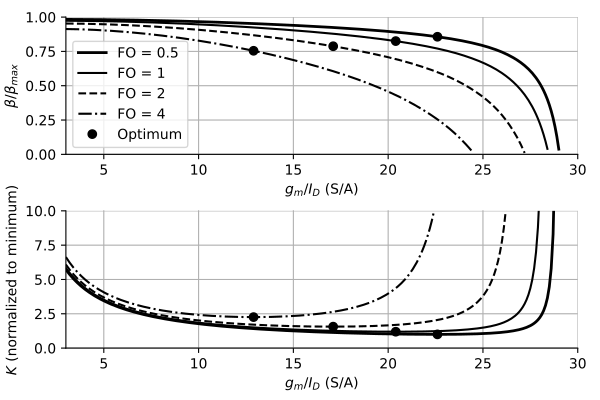

Here is the Python script that generated this plot:
import numpy as np
import matplotlib.pyplot as plt
from pygmid import Lookup as lk
from format_and_save import format_and_save
from scipy.interpolate import interp1d
# setup matplotlib
plt.rcParams['axes.spines.right'] = False
plt.rcParams['axes.spines.top'] = False
plt.rcParams.update({"axes.grid": True})

# Interpolation function
def interp1(x, y, value):
    # Perform cubic interpolation using interp1d
    f = interp1d(x, y, kind='cubic')
    return f(value)
# Specify appropriate path...
NCH = lk('65nch.mat')
PCH = lk('65pch.mat')


# Parameters
wu = 2 * np.pi * 1e9
L = 0.1
G = 2
FO = [0.5, 1, 2, 4]
gm_ID = np.arange(3, 29.1, 0.1)
wTi = NCH.look_up( 'GM_CGS', GM_ID=gm_ID, L=L)
beta = np.full((len(FO), len(gm_ID)), np.nan)
K = np.full((len(FO), len(gm_ID)), np.nan)

# Compute K factor
for i in range(len(FO)):
    beta[i, :] = (1 - (1 + FO[i] * G) * wu / wTi) / (1 + G - (wu / wTi))
    beta[beta < 0] = np.nan
    K[i, :] = 1 / beta[i, :] ** 2 / gm_ID

# Normalize and find minimum current
K = K / np.nanmin(np.nanmin(K, axis=1))

Kmin = np.nanmin(K, axis=1)
idx = np.nanargmin(K, axis=1)

# Parameter values at minimum current
gm_ID_opt = gm_ID[idx]
fT_opt = wTi[idx] / (2 * np.pi)
beta_opt = np.diag(beta[:, idx])
beta_max = 1 / (1 + G)
beta_opt_max = beta_opt / beta_max
cgs_cs_cf = 1 / beta_opt_max - 1

# Plot

fig, axs = plt.subplots()

plt.subplot(2, 1, 1)
plt.plot(gm_ID, beta[0, :] / beta_max, 'k-', linewidth=2)
plt.plot(gm_ID, beta[1, :] / beta_max, 'k-')
plt.plot(gm_ID, beta[2, :] / beta_max, 'k--')
plt.plot(gm_ID, beta[3, :] / beta_max, 'k-.')
for i in range(len(FO)):
    plt.plot(gm_ID[idx[i]], beta_opt_max[i], 'ko')
plt.xlabel('$g_m/I_D$ (S/A)')
plt.ylabel('$\\beta/\\beta_{max}$')
plt.axis([min(gm_ID), max(gm_ID) + 1, 0, 1])
plt.legend(['FO = 0.5', 'FO = 1', 'FO = 2', 'FO = 4', 'Optimum'])
plt.grid(True)

plt.subplot(2, 1, 2)
plt.plot(gm_ID, K[0, :], 'k-', linewidth=2)
plt.plot(gm_ID, K[1, :], 'k-')
plt.plot(gm_ID, K[2, :], 'k--')
plt.plot(gm_ID, K[3, :], 'k-.')
for i in range(len(FO)):
    plt.plot(gm_ID[idx[i]], Kmin[i], 'ko')
plt.xlabel('$g_m/I_D$ (S/A)')
plt.ylabel('$K$ (normalized to minimum)')
plt.axis([min(gm_ID), max(gm_ID) + 1, 0, 10])
plt.grid(True)

plt.tight_layout()
plt.show()

format_and_save((fig, axs), 'Fig6_5', W=6, H=4)
